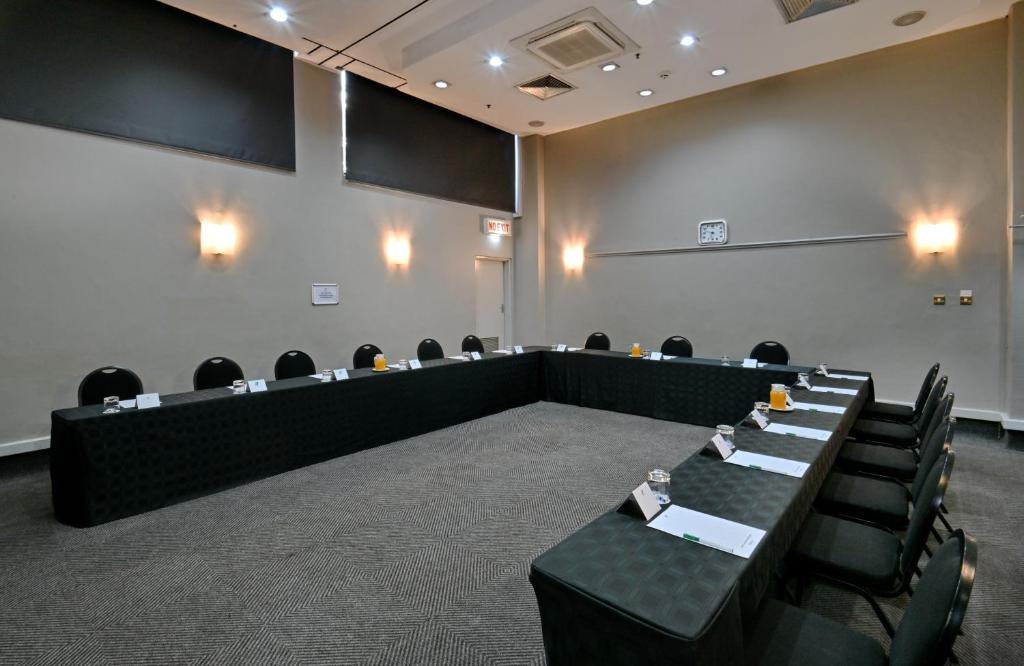
#> input picture backend/media/cv/originals/682814465.jpg, 1024 x 666 px
$ python -i roomformer_service.py   (imports and definitions only)
#> lines starting #> are read from the running program, lines starting #| are printed output that depends on the picture; after the words box and inside, x2 and y2 are one past the last pixel; in counts of white or black regions, pixels touching at a corner belong together
"""
Room layout estimation service.

Primary approach  : HorizonNet (panoramic room layout via EquirectAngular projection).
Fallback approach : OpenCV-based geometric estimation from perspective images.

In production, the HorizonNet checkpoint is downloaded once and cached.
If neither HorizonNet nor the required CUDA environment is available, the
service falls back to a geometric heuristic that reads edges and vanishing
points from the image to estimate walls and room dimensions.
"""
import logging
import uuid
from pathlib import Path

import numpy as np
from django.conf import settings

from venue_cv.pipeline.constants import (
    FALLBACK_ROOM_WIDTH,
    FALLBACK_ROOM_DEPTH,
    FALLBACK_ROOM_HEIGHT,
)

logger = logging.getLogger(__name__)

try:
    import cv2
    CV2_AVAILABLE = True
except ImportError:
    CV2_AVAILABLE = False


class RoomFormerService:
    """
    Extracts room layout (walls, floor, ceiling, windows, doors) from a
    venue image. Returns metric estimates where possible.
    """

    def extract(self, image_path: str) -> dict:
        """
        Returns:
        {
          walls:      [{ id, x1, z1, x2, z2, height, thickness, surface }],
          floor:      { material, color },
          ceiling:    { height, material },
          windows:    [{ id, wall_id, x, z, width, height, sill_height }],
          doors:      [{ id, wall_id, x, z, width, height }],
          room_width: float,
          room_depth: float,
          room_height:float,
          confidence: float,
        }
        """
        if CV2_AVAILABLE:
            return self._opencv_estimation(image_path)
        return self._fallback_layout()

    def _opencv_estimation(self, image_path: str) -> dict:
        """
        Geometric heuristic using vanishing points + edge analysis.

        Estimates room dimensions from the perspective image:
        1. Detect dominant edges via Hough transform
        2. Find vanishing points (VP) for horizontal and vertical directions
        3. Estimate room box from VP geometry
        4. Detect rectangular regions likely to be doors/windows
        """
#> called with image_path = '../../media/cv/originals/682814465.jpg'
        img  = cv2.imread(image_path)
#> img is the input picture: shape (666, 1024, 3); mean B, G, R 92.7, 97.3, 98
        if img is None:
            return self._fallback_layout()

        h, w = img.shape[:2]
#> h = 666; w = 1024
        gray = cv2.cvtColor(img, cv2.COLOR_BGR2GRAY)
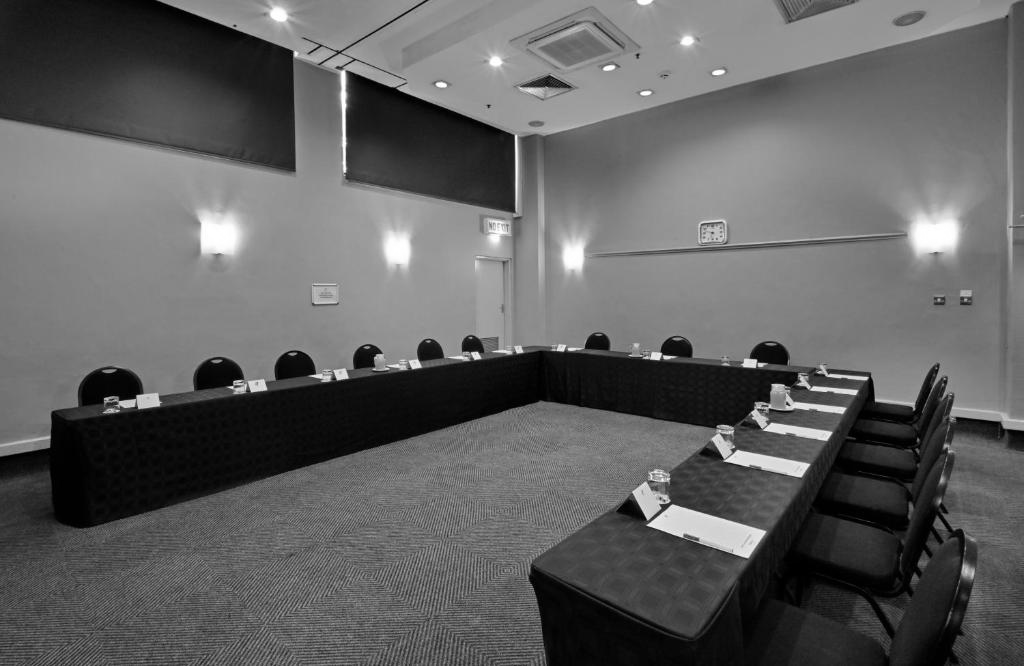
#> gray: shape (666, 1024); min 0, max 255, mean 97

        # Edge detection
        edges   = cv2.Canny(gray, 50, 150, apertureSize=3)
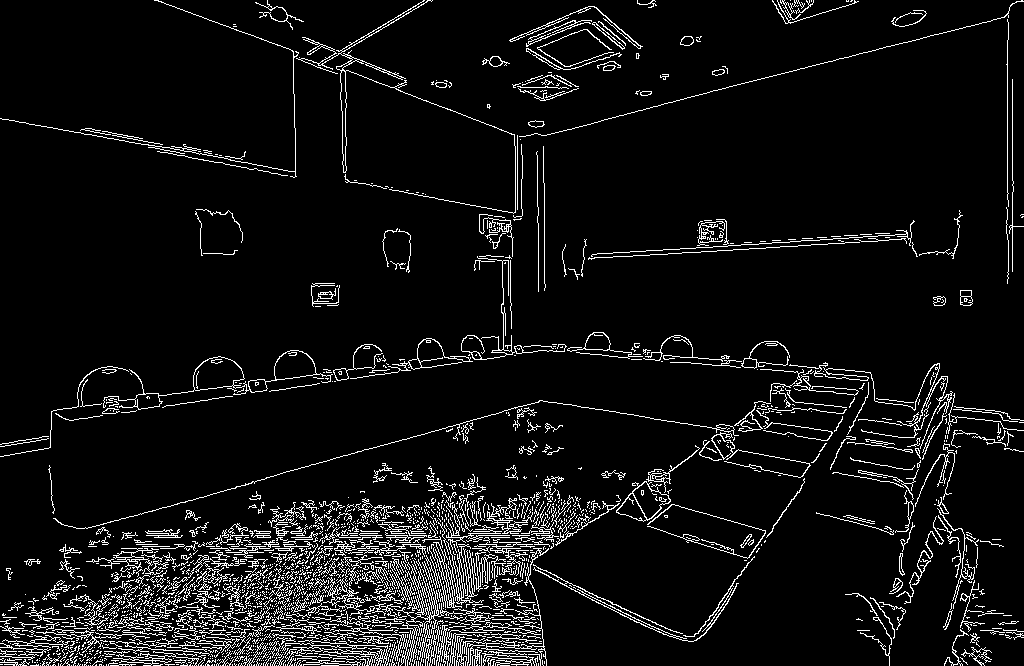
#> edges: shape (666, 1024); 6.8% white in thin lines or dots
        lines   = cv2.HoughLinesP(edges, 1, np.pi / 180, threshold=80,
                                  minLineLength=50, maxLineGap=10)
#> lines = 351 rows, first 6: [134, 635, 305, 592], [31, 632, 95, 632], [410, 630, 542, 630], [143, 629, 217, 612], [173, 654, 306, 650], [296, 535, 572, 535]

        # Separate horizontal and vertical lines
        h_lines, v_lines = [], []
        if lines is not None:
            for line in lines:
                x1, y1, x2, y2 = line[0]
                angle = abs(np.degrees(np.arctan2(y2 - y1, x2 - x1)))
                if angle < 15 or angle > 165:
                    h_lines.append((x1, y1, x2, y2))
                elif 75 < angle < 105:
                    v_lines.append((x1, y1, x2, y2))
#> this loop made 351 passes
#> (x1, y1, x2, y2, angle) on passes 1 to 3: (134, 635, 305, 592, 14.12), (31, 632, 95, 632, 0), (410, 630, 542, 630, 0)
#> after the loop, h_lines = 312 items, first 6: (134, 635, 305, 592), (31, 632, 95, 632), (410, 630, 542, 630), (143, 629, 217, 612), (173, 654, 306, 650), (296, 535, 572, 535); v_lines = 14 items, first 6: (1007, 239, 1007, 40), (1012, 271, 1012, 79), (542, 121, 544, 248), (517, 219, 517, 136), (514, 560, 516, 664), (538, 291, 538, 207)

        # Estimate room dimensions from image proportions and line density
        room_w, room_d, room_h, confidence = self._estimate_dimensions(
            img_w=w, img_h=h, h_lines=h_lines, v_lines=v_lines
        )

        walls   = self._build_walls(room_w, room_d, room_h)
        windows = self._detect_window_candidates(img, h_lines, v_lines, room_w, room_d)
        doors   = self._detect_door_candidates(img, v_lines, room_w, room_d)

        return {
            "walls":      walls,
            "floor":      {"material": "carpet", "color": "#8B7355"},
            "ceiling":    {"height": room_h, "material": "painted_plaster"},
            "windows":    windows,
            "doors":      doors,
            "room_width": room_w,
            "room_depth": room_d,
            "room_height":room_h,
            "confidence": confidence,
        }

    def _estimate_dimensions(
        self,
        img_w: int,
        img_h: int,
        h_lines: list,
        v_lines: list,
    ) -> tuple[float, float, float, float]:
        """
        Heuristic dimension estimation.
        Uses image aspect ratio and line count as proxies.
        Typical conference room: 10–15m wide, 8–12m deep, 3–4m high.
        """
#> called with img_w = 1024, img_h = 666
        base_w    = 10.0
        base_d    = 8.0
        aspect    = img_w / max(img_h, 1)
#> aspect = 1.54

        # More vertical lines → wider room
        v_density = len(v_lines) / max(img_w / 100, 1)
#> v_density = 1.37
        room_w    = max(6.0, min(20.0, base_w + v_density * 0.5))
#> room_w = 10.68
        room_d    = max(5.0, min(18.0, base_d * aspect * 0.8))
#> room_d = 9.84
        room_h    = max(2.5, min(6.0, FALLBACK_ROOM_HEIGHT + len(h_lines) * 0.005))
#> room_h = 4.56

        # Confidence: higher when many lines detected
        total_lines = len(h_lines) + len(v_lines)
#> total_lines = 326
        confidence  = min(0.85, 0.30 + total_lines * 0.005)
#> confidence = 0.85
#> in _opencv_estimation, `room_w, room_d, room_h, confidence = self._estimate_dimensions( img_w=..`: room_w = 10.68; room_d = 9.84; room_h = 4.56; confidence = 0.85

        return round(room_w, 2), round(room_d, 2), round(room_h, 2), round(confidence, 3)

    def _build_walls(self, room_w: float, room_d: float, room_h: float) -> list[dict]:
#> called with room_w = 10.68, room_d = 9.84, room_h = 4.56
        hw, hd = room_w / 2, room_d / 2
#> hw = 5.34; hd = 4.92
        base   = {"height": room_h, "thickness": 0.25, "surface": "painted_drywall", "color": "#D0CEC8"}
#> base = {'height': 4.56, 'thickness': 0.25, 'surface': 'painted_drywall', 'color': '#D0CEC8'}
#> in _opencv_estimation, `walls   = self._build_walls(room_w, room_d, room_h)`: walls = 4 items
        return [
            {**base, "id": "w_north", "x1": -hw, "z1": -hd, "x2":  hw, "z2": -hd},
            {**base, "id": "w_east",  "x1":  hw, "z1": -hd, "x2":  hw, "z2":  hd},
            {**base, "id": "w_south", "x1":  hw, "z1":  hd, "x2": -hw, "z2":  hd},
            {**base, "id": "w_west",  "x1": -hw, "z1":  hd, "x2": -hw, "z2": -hd},
        ]

    def _detect_window_candidates(
        self,
        img: np.ndarray,
        h_lines: list,
        v_lines: list,
        room_w: float,
        room_d: float,
    ) -> list[dict]:
        """Detect bright rectangular regions on walls as window candidates."""
#> called with room_w = 10.68, room_d = 9.84
        try:
            h_img, w_img = img.shape[:2]
#> h_img = 666; w_img = 1024
            gray  = cv2.cvtColor(img, cv2.COLOR_BGR2GRAY)
            # Look for bright rectangular patches in the upper half (typical window placement)
            upper = gray[:h_img // 2, :]
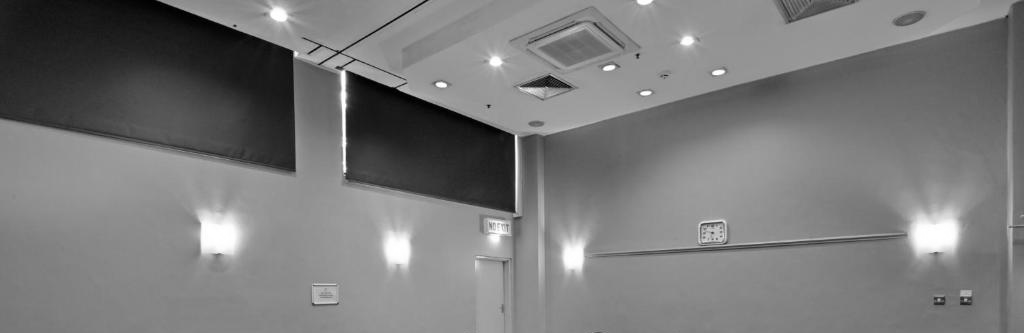
#> upper: shape (333, 1024); min 0, max 255, mean 121.2
            _, thresh = cv2.threshold(upper, 180, 255, cv2.THRESH_BINARY)
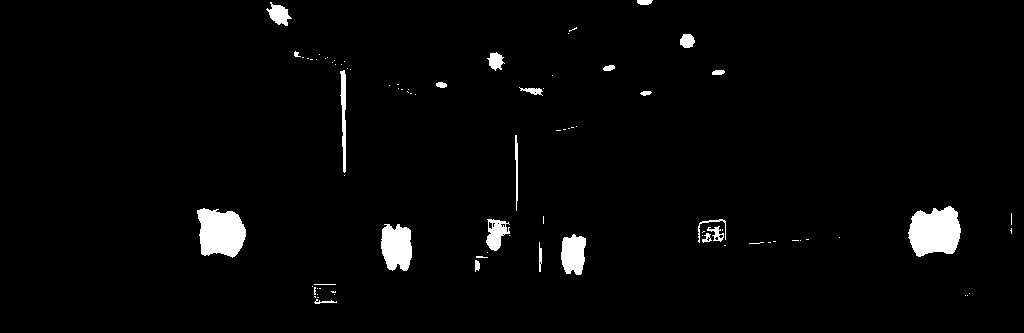
#> thresh: shape (333, 1024); 2.5% white; 85 white regions (61 under 20 px)
            contours, _ = cv2.findContours(thresh, cv2.RETR_EXTERNAL, cv2.CHAIN_APPROX_SIMPLE)
#> contours = 85 contours, 63 with area under 20; largest, box (x1, y1, x2, y2) and area: (908, 206, 961, 257) 1962, (197, 208, 246, 258) 1784, (381, 224, 412, 271) 1104, (561, 234, 586, 275) 750, (486, 219, 510, 251) 432

            windows = []
            for c in contours:
                x, y, cw, ch = cv2.boundingRect(c)
                area = cw * ch
                # Filter: reasonable aspect ratio, large enough
                if area < (w_img * h_img * 0.01):
                    continue
                if cw / max(ch, 1) < 0.5 or cw / max(ch, 1) > 4.0:
                    continue
                # Map to world coords (approximate)
                wx = ((x + cw / 2) / w_img - 0.5) * room_w
                wz = -room_d / 2  # assume window on north wall
                windows.append({
                    "id":          f"win_{len(windows)}",
                    "wall_id":     "w_north",
                    "x":           round(wx, 2),
                    "z":           round(wz, 2),
                    "width":       round(cw / w_img * room_w, 2),
                    "height":      1.2,
                    "sill_height": 0.9,
                })
                if len(windows) >= 4:
                    break
#> this loop made 85 passes
#> c on passes 38, 39, 42, 44, 45, 46, 47, 48, 49, 50, 52, 53: [[543, 216], [543, 223]], [[1011, 213], [1011, 224]], [[344, 175]], [[556, 130], [560, 130]], [[563, 129], [565, 129]], [[568, 128], [569, 128]], [[571, 127], [573, 127]], [[576, 126]], [[415, 94]], [[410, 93], [411, 93]], [[407, 91], [408, 92]], [[408, 89]]
#> (x, y, cw, ch, area) on passes 1, 15, 16, 20, 21, 29: (314, 299, 23, 5, 115), (475, 260, 5, 12, 60), (476, 256, 12, 2, 24), (749, 242, 15, 2, 30), (539, 242, 3, 30, 90), (561, 234, 25, 41, 1025)
            return windows
        except Exception:
            return []

    def _detect_door_candidates(
        self,
        img: np.ndarray,
        v_lines: list,
        room_w: float,
        room_d: float,
    ) -> list[dict]:
        """Detect tall vertical rectangles at the room perimeter as doors."""
#> called with room_w = 10.68, room_d = 9.84
        if not v_lines:
            # Default single door on west wall
            return [{
                "id":      "d_0",
                "wall_id": "w_west",
                "x":       round(-room_w / 2, 2),
                "z":       0.0,
                "width":   1.0,
                "height":  2.1,
            }]

        h_img, w_img = img.shape[:2]
        # Cluster vertical lines near image edges (near walls)
        edge_lines = [l for l in v_lines if l[0] < w_img * 0.15 or l[0] > w_img * 0.85]
        if not edge_lines:
            return []

        doors = []
        for i, (x1, y1, x2, y2) in enumerate(edge_lines[:2]):
            is_west = x1 < w_img * 0.15
            wz      = round(((x1 / w_img) - 0.5) * room_d, 2)
            doors.append({
                "id":      f"d_{i}",
                "wall_id": "w_west" if is_west else "w_east",
                "x":       round(-room_w / 2 if is_west else room_w / 2, 2),
                "z":       wz,
                "width":   1.0,
                "height":  2.1,
            })
#> this loop made 2 passes
        return doors

    def _fallback_layout(self) -> dict:
        hw, hd, rh = FALLBACK_ROOM_WIDTH / 2, FALLBACK_ROOM_DEPTH / 2, FALLBACK_ROOM_HEIGHT
        base = {"height": rh, "thickness": 0.25, "surface": "painted_drywall", "color": "#D0CEC8"}
        return {
            "walls": [
                {**base, "id": "w_north", "x1": -hw, "z1": -hd, "x2":  hw, "z2": -hd},
                {**base, "id": "w_east",  "x1":  hw, "z1": -hd, "x2":  hw, "z2":  hd},
                {**base, "id": "w_south", "x1":  hw, "z1":  hd, "x2": -hw, "z2":  hd},
                {**base, "id": "w_west",  "x1": -hw, "z1":  hd, "x2": -hw, "z2": -hd},
            ],
            "floor":      {"material": "carpet", "color": "#8B7355"},
            "ceiling":    {"height": rh, "material": "painted_plaster"},
            "windows":    [{"id": "win_0", "wall_id": "w_north",
                            "x": 2.0, "z": -hd, "width": 1.8, "height": 1.2, "sill_height": 0.9}],
            "doors":      [{"id": "d_0", "wall_id": "w_west",
                            "x": -hw, "z": 0.0, "width": 1.0, "height": 2.1}],
            "room_width":  FALLBACK_ROOM_WIDTH,
            "room_depth":  FALLBACK_ROOM_DEPTH,
            "room_height": FALLBACK_ROOM_HEIGHT,
            "confidence":  0.30,
        }

>>> result = RoomFormerService().extract('../../media/cv/originals/682814465.jpg')
